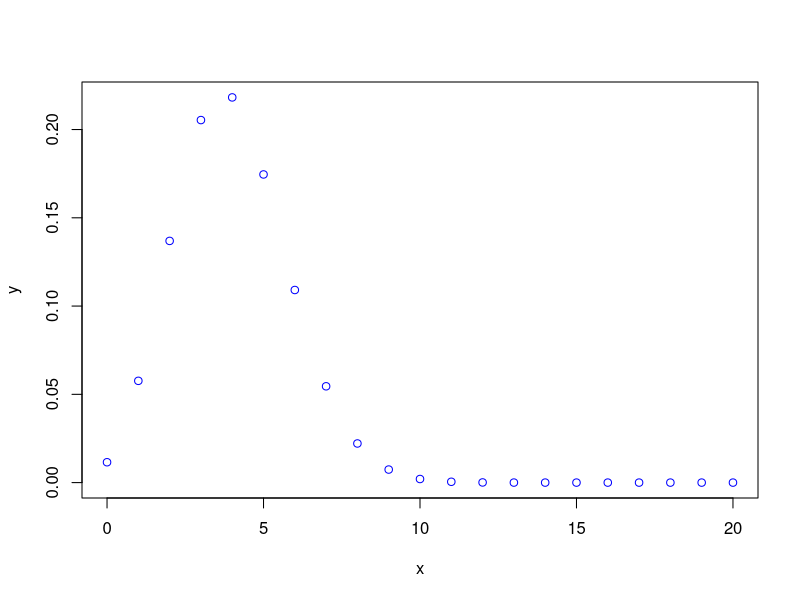

The R script that drew this image:
#2a
n = 20
x = 4
p = 0.2
dbinom(x, n, p)

#2b
x = seq(0, 20, by=1)
n = 20
p = 0.2
y = dbinom(x, n, p)
plot(x, y, col="blue")

#2c
#Mean dari Distribusi Binomial b(x, n, p) adalah np
#Varians dari Distribusi Binomial b(x, n, p) adalah npq